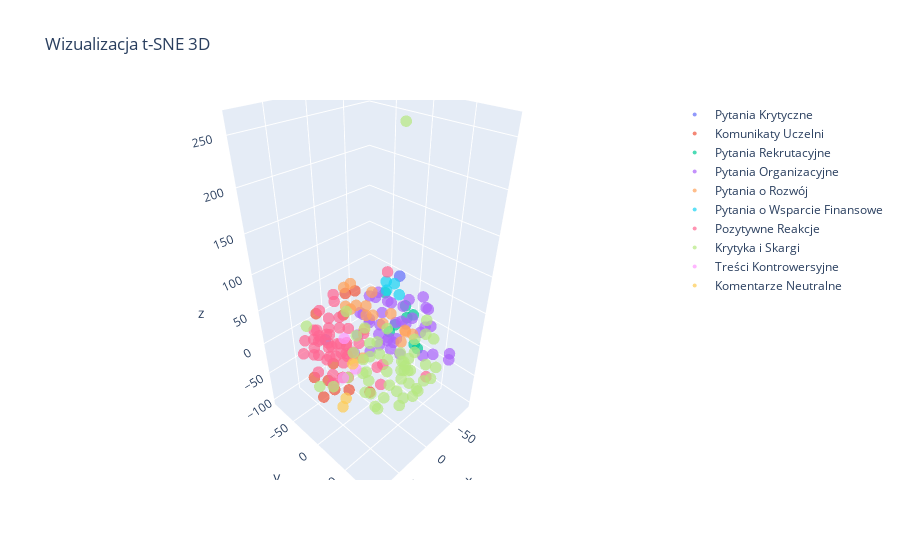

Here is the notebook cell this chart was saved with:
### Markdown cell above
#### 3.3.1. Algorytm t-SNE (Wizualizacja lokalnych struktur)
W przeciwieństwie do PCA, które jest metodą liniową skupioną na zachowaniu globalnej wariancji, t-SNE (t-distributed Stochastic Neighbor Embedding) jest metodą nieliniową. Pozwala ona na lepsze wyodrębnienie lokalnych skupisk (klastrów) o podobnym znaczeniu semantycznym, co jest kluczowe przy analizie różnorodnych tematów w mediach społecznościowych.

### Code cell
# 3.4 Algorytm t-SNE
# 
tsne = TSNE(n_components=3, perplexity=30, random_state=42, init='pca', learning_rate='auto')
embeddingi_tsne = tsne.fit_transform(embeddingi_scaled)

fig_tsne = go.Figure()
for kategoria in kategorie_unique:
    mask = df['kategoria'] == kategoria
    fig_tsne.add_trace(go.Scatter3d(
        x=embeddingi_tsne[mask, 0], y=embeddingi_tsne[mask, 1], z=embeddingi_tsne[mask, 2],
        mode='markers', name=kategoria, marker=dict(size=4, opacity=0.7)
    ))
fig_tsne.update_layout(title="Wizualizacja t-SNE 3D")
fig_tsne.show()
